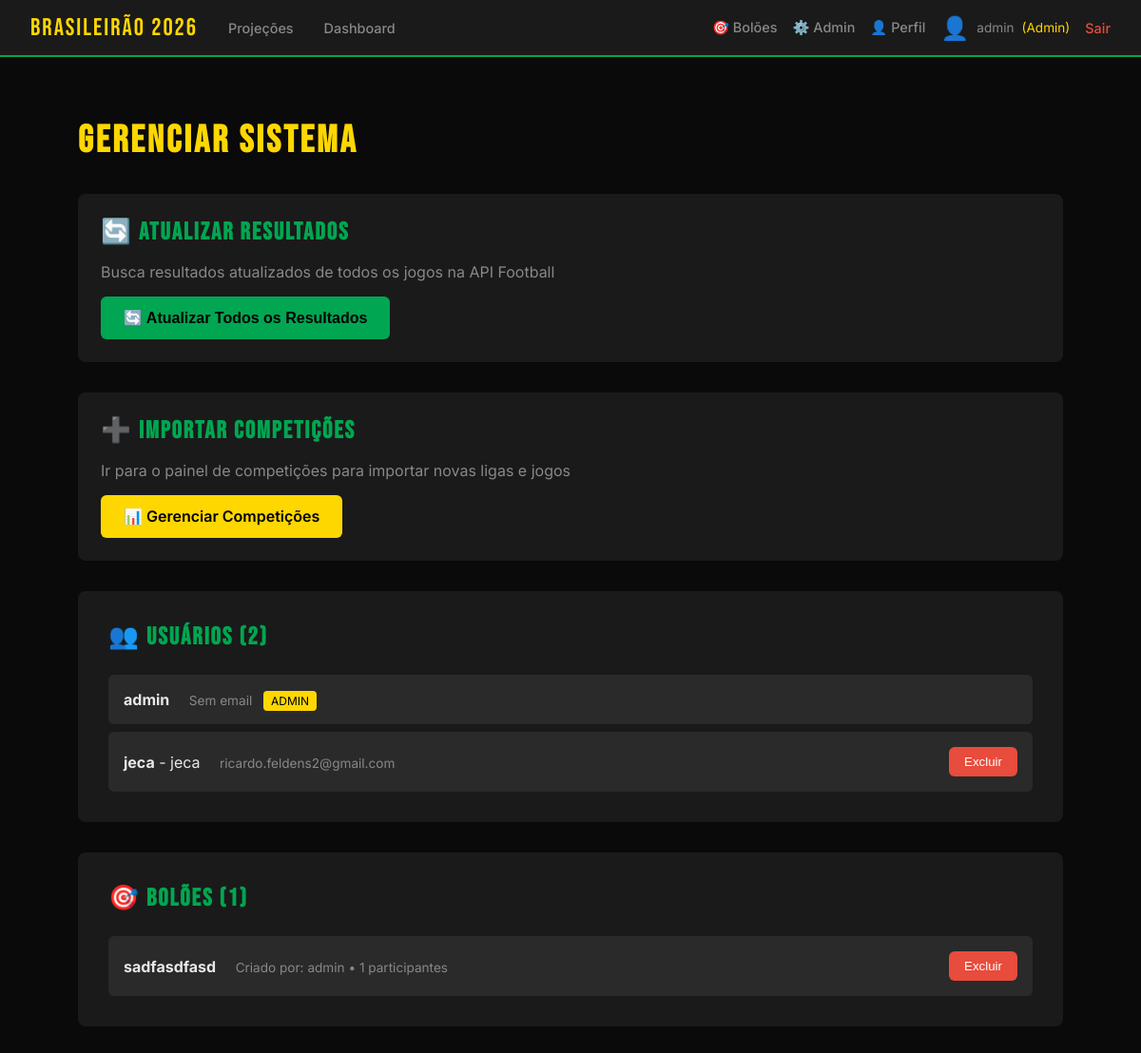
Page /admin/gerenciar (signed in) on the earlier database version.
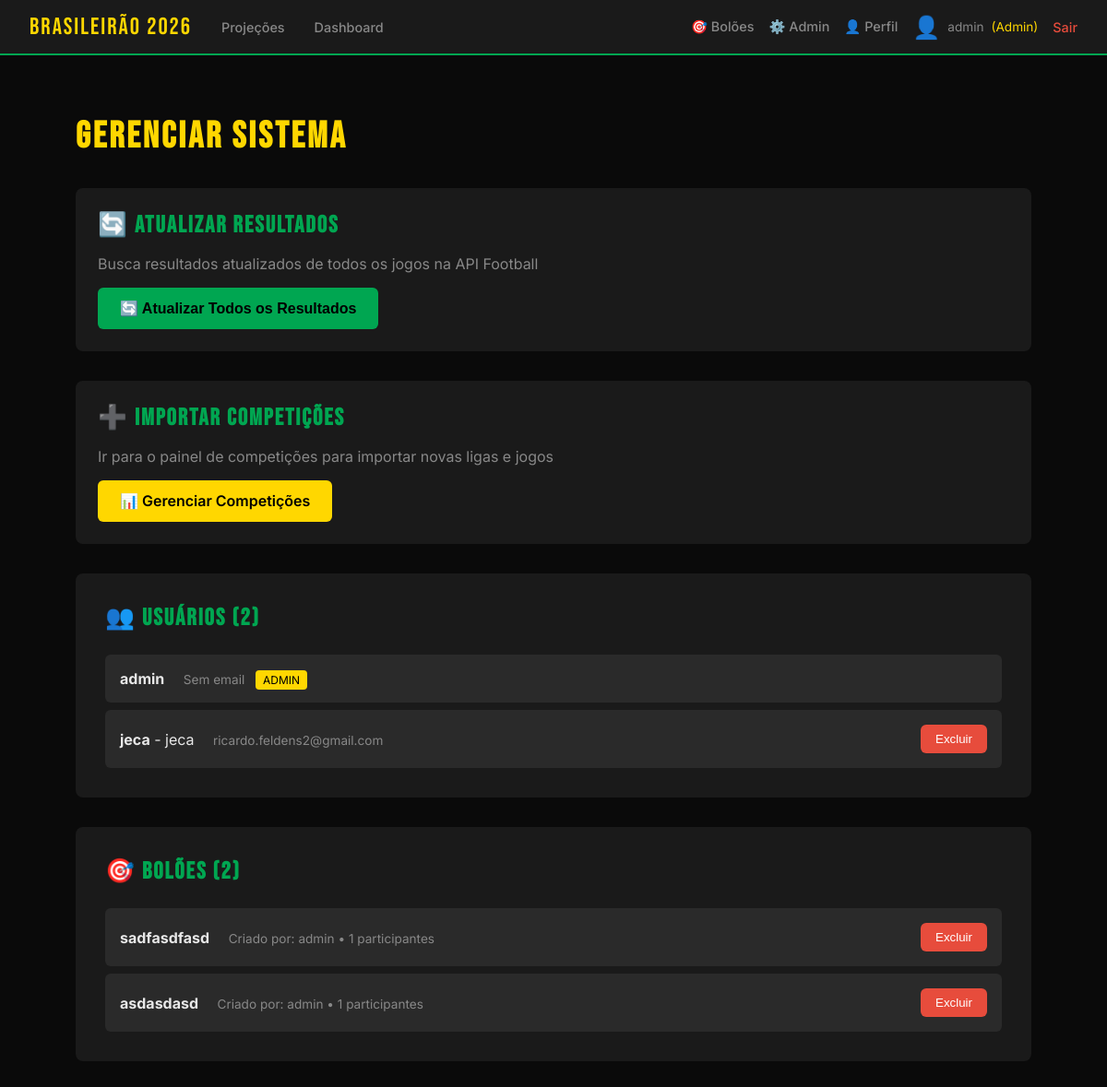
Same page on the later database version.
### app/models.py (models this page shows, shortened)
class Usuario(UserMixin, db.Model):
    id = db.Column(db.Integer, primary_key=True)
    username = db.Column(db.String(80), unique=True, nullable=False)
    email = db.Column(db.String(120), unique=True, nullable=True)
    nome_completo = db.Column(db.String(200), nullable=True)
    password_hash = db.Column(db.String(200), nullable=False)
    is_admin = db.Column(db.Boolean, default=False)
    avatar_tipo = db.Column(db.String(20), default='sugerido')  # sugerido, upload
    avatar_sugerido_id = db.Column(db.Integer, db.ForeignKey('avatar_sugerido.id'), nullable=True)
    avatar_custom_url = db.Column(db.String(200), nullable=True)
    time_coracao_id = db.Column(db.Integer, db.ForeignKey('time.id'), nullable=True)
    tipo = db.Column(db.String(20), default='participante')  # admin, dono, participante
    status = db.Column(db.String(20), default='ativo')  # ativo, suspenso
    data_cadastro = db.Column(db.DateTime, default=db.func.now())

class Bolao(db.Model):
    id = db.Column(db.Integer, primary_key=True)
    nome = db.Column(db.String(100), nullable=False)
    competicao_id = db.Column(db.Integer, db.ForeignKey('competicao.id'), nullable=False)
    dono_id = db.Column(db.Integer, db.ForeignKey('usuario.id'), nullable=False)
    codigo_convite = db.Column(db.String(10), unique=True, nullable=False)
    regra_pontuacao_id = db.Column(db.Integer, db.ForeignKey('regra_pontuacao.id'), nullable=False)
    tipo_acesso = db.Column(db.String(20), default='publico')  # publico, privado
    tipo_bolao = db.Column(db.String(30), default='campeonato_completo')  # campeonato_completo, time_campeonato, time_ano_completo
    time_especifico_id = db.Column(db.Integer, db.ForeignKey('time.id'), nullable=True)
    ano = db.Column(db.Integer, nullable=True)
    status_pagamento = db.Column(db.String(20), default='pendente')  # pendente, aprovado, recusado
    valor_pago = db.Column(db.Float, default=0.0)
    data_pagamento = db.Column(db.DateTime, nullable=True)
    status = db.Column(db.String(20), default='ativo')  # ativo, encerrado
    data_criacao = db.Column(db.DateTime, default=db.func.now())
    competicao = db.relationship('Competicao', backref='boloes')
    dono = db.relationship('Usuario', foreign_keys=[dono_id], backref='boloes_criados')
    regra = db.relationship('RegraPontuacao', backref='boloes')
    participantes = db.relationship('ParticipanteBolao', backref='bolao', lazy='dynamic')
    time_especifico = db.relationship('Time', backref='boloes_time')  # NOVO relacionamento

### app/routes.py (the view)
@bp.route('/admin/gerenciar')
@admin_required
def admin_gerenciar():
    from app.models import Usuario, Bolao
    usuarios = Usuario.query.all()
    boloes = Bolao.query.all()
    return render_template('admin/gerenciar.html', usuarios=usuarios, boloes=boloes)

### app/__init__.py (called while the page is built)
@login_manager.user_loader
def load_user(user_id):
    from app.models import Usuario
    return Usuario.query.get(int(user_id))

### app/routes.py (called while the page is built)
def admin_required(f):
    @wraps(f)
    def decorated_function(*args, **kwargs):
        if not current_user.is_authenticated:
            return redirect('/login?next=' + request.path)
        if not current_user.is_admin:
            return jsonify({'erro': 'Acesso negado. Apenas administradores.'}), 403
        return f(*args, **kwargs)
    return decorated_function

### app/templates/admin/gerenciar.html (shortened to what the changed rows need)
{% extends "base.html" %}
{% block content %}
<div style="max-width: 1400px; margin: 2rem auto;">
    <h1 style="margin-bottom: 2rem;">Gerenciar Sistema</h1>
    <div style="background: var(--cinza); padding: 1.5rem; border-radius: 8px; margin-bottom: 2rem;">
        <h2 style="margin-bottom: 1rem;">🔄 Atualizar Resultados</h2>
    </div>
    <div style="background: var(--cinza); padding: 1.5rem; border-radius: 8px; margin-bottom: 2rem;">
        <h2 style="margin-bottom: 1rem;">➕ Importar Competições</h2>
    </div>
    <div style="display: grid; gap: 2rem;">
        <div style="background: var(--cinza); padding: 2rem; border-radius: 8px;">
            <h2 style="margin-bottom: 1.5rem;">👥 Usuários ({{ usuarios|length }})</h2>
            <div style="display: grid; gap: 0.5rem;">
                {% for user in usuarios %}
                <div style="display: flex; justify-content: space-between; align-items: center; padding: 1rem; background: var(--cinza-medio); border-radius: 6px;">
                    <div>
                        <strong>{{ user.username }}</strong>
                        {% if user.nome_completo %} - {{ user.nome_completo }}{% endif %}
                        <span style="color: var(--texto-fraco); font-size: 0.85rem; margin-left: 1rem;">
                            {{ user.email or 'Sem email' }}
                        </span>
                        {% if user.is_admin %}
                            <span style="background: var(--amarelo); color: #000; padding: 0.2rem 0.5rem; border-radius: 4px; font-size: 0.75rem; margin-left: 0.5rem;">ADMIN</span>
                        {% endif %}
                    </div>
                    {% if not user.is_admin %}
                    <button onclick="excluirUsuario({{ user.id }}, '{{ user.username }}')"
                        style="background: #e74c3c; color: white; border: none; padding: 0.5rem 1rem; border-radius: 6px; cursor: pointer;">
                        Excluir
                    </button>
                    {% endif %}
                </div>
                {% endfor %}
            </div>
        </div>
        <div style="background: var(--cinza); padding: 2rem; border-radius: 8px;">
            <h2 style="margin-bottom: 1.5rem;">🎯 Bolões ({{ boloes|length }})</h2>
            <div style="display: grid; gap: 0.5rem;">
                {% for bolao in boloes %}
                <div style="display: flex; justify-content: space-between; align-items: center; padding: 1rem; background: var(--cinza-medio); border-radius: 6px;">
                    <div>
                        <strong>{{ bolao.nome }}</strong>
                        <span style="color: var(--texto-fraco); font-size: 0.85rem; margin-left: 1rem;">
                            Criado por: {{ bolao.dono.username }} • {{ bolao.participantes.count() }} participantes
                        </span>
                    </div>
                    <button onclick="excluirBolao({{ bolao.id }}, '{{ bolao.nome }}')"
                        style="background: #e74c3c; color: white; border: none; padding: 0.5rem 1rem; border-radius: 6px; cursor: pointer;">
                        Excluir
                    </button>
                </div>
                {% endfor %}
            </div>
        </div>
    </div>
</div>
{% endblock %}

### app/templates/base.html (shortened to what this page needs)
<!DOCTYPE html>
<html lang="pt-BR">
<head>
</head>
<body>
    <nav>
        <a href="/" class="logo">Brasileirão 2026</a>
        <a href="/projecoes">Projeções</a>
        <a href="/dashboard">Dashboard</a>
        <div style="margin-left: auto; display: flex; align-items: center; gap: 1rem;">
            {% if current_user.is_authenticated %}
                <a href="/meus_boloes">🎯 Bolões</a>
                    {% if current_user.is_admin %}
                        <a href="/admin/competicoes">⚙️ Admin</a>
                    {% endif %}
                <a href="/perfil">👤 Perfil</a>
                <span style="display: flex; align-items: center; gap: 0.5rem; color: var(--texto-fraco); font-size: 0.85rem;">
                    {% if current_user.avatar_tipo == 'sugerido' and current_user.avatar_sugerido_id %}
                        <span style="font-size: 1.5rem;">{{ ['⚽', '🏆', '👟', '🥅', '🔥', '⭐', '⚡', '💪', '🎯', '👊', '🚀', '💎'][current_user.avatar_sugerido_id - 1] }}</span>
                    {% elif current_user.avatar_tipo == 'upload' and current_user.avatar_custom_url %}
                        <img src="{{ current_user.avatar_custom_url }}" style="width: 30px; height: 30px; border-radius: 50%; object-fit: cover;">
                    {% else %}
                        <span style="font-size: 1.5rem;">👤</span>
                    {% endif %}
                    {{ current_user.username }}
                    {% if current_user.is_admin %}
                        <span style="color: var(--amarelo);">(Admin)</span>
                    {% endif %}
                </span>
                <a href="/logout" style="color: #e74c3c;">Sair</a>
            {% else %}
                <a href="/login">Login</a>
                <a href="/registro">Criar Conta</a>
            {% endif %}
        </div>
    </nav>
    <div class="container">
        {% block content %}{% endblock %}
    </div>
</body>
</html>

Differences in the rows shown:
added Bolao: nome "asdasdasd", dono.username "admin", participantes.count "1"
Other differences:
{{ boloes|length }}: "1" → "2"
